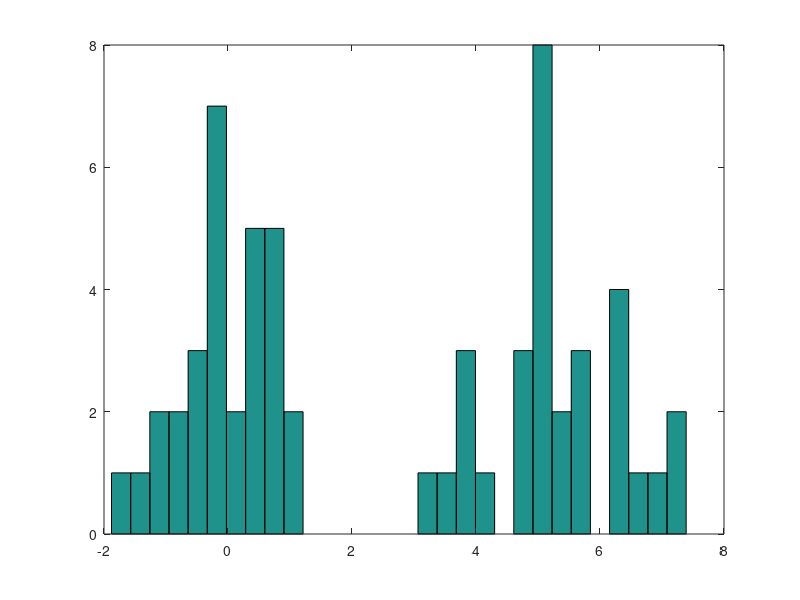

The MATLAB script that drew this image: (Note: this script raises an error after producing the figure.)
%% Estimate Density  

% Copyright 2015 The MathWorks, Inc.


%% 
% Generate a sample data set from a mixture of two normal distributions. 
rng default  % for reproducibility
x = [randn(30,1); 5+randn(30,1)];  
figure;
hist(x,30)
%% 
% Plot the estimated density. 
[f,xi] = ksdensity(x); 
figure
plot(xi,f);     

%%
% The density estimate shows the bimodality of the sample.   

